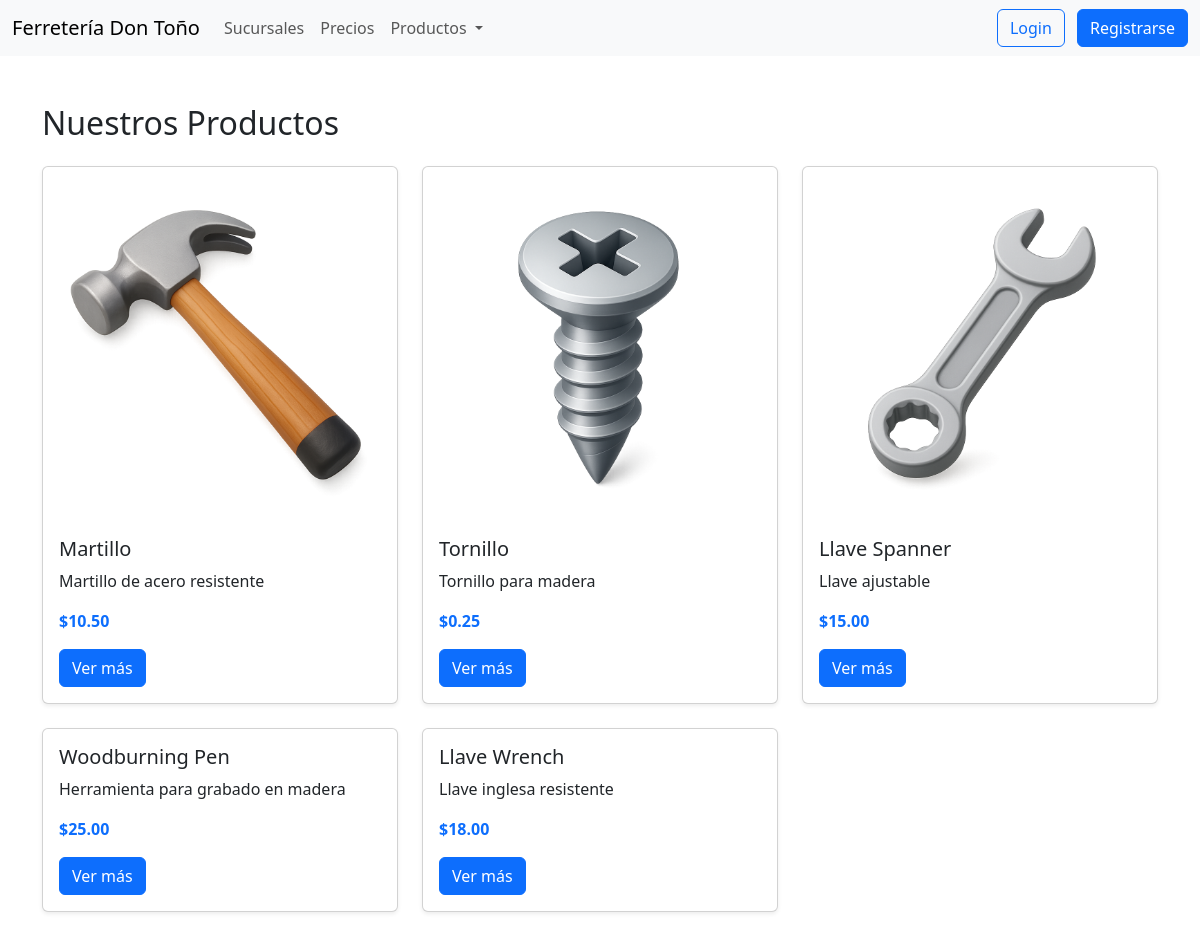
The page /productos.php on the database its author committed.
### tables this page shows
CREATE TABLE `productos` (
  `id` int(11) NOT NULL,
  `nombre` varchar(100) DEFAULT NULL,
  `descripcion` text DEFAULT NULL,
  `precio` decimal(10,2) DEFAULT NULL,
  `categoria` varchar(50) DEFAULT NULL,
  `stock` int(11) DEFAULT NULL,
  `imagen` varchar(255) DEFAULT NULL,
  `imagen2` varchar(255) DEFAULT NULL
);

### productos.php (the view, shortened to what this page needs)
<?php
include("php/conexion.php");
$sql = "SELECT * FROM productos";
$resultado = $conn->query($sql);
?>
<!DOCTYPE html>
<html lang="en">
<head>
    <link rel="stylesheet" href="https://cdnjs.cloudflare.com/ajax/libs/font-awesome/7.0.1/css/all.min.css">
    <link rel="stylesheet" href="styless/style.css">
    <link href="https://cdn.jsdelivr.net/npm/bootstrap@5.3.8/dist/css/bootstrap.min.css" rel="stylesheet">
</head>
<body>
    <?php require_once("components/navbar.php"); ?>
    <div class="container mt-5">
        <h2 class="mb-4">Nuestros Productos</h2>
        <div class="row">
            <?php while($producto = $resultado->fetch_assoc()): ?>
            <div class="col-md-4 mb-4">
                <div class="card h-100 shadow-sm">
                    <img src="img/productos/<?php echo $producto['imagen']; ?>" class="h-100" alt="">
                    <div class="card-body">
                        <h5 class="card-title"><?php echo $producto['nombre']; ?></h5>
                        <p class="card-text">
                            <?php echo $producto['descripcion']; ?>
                        </p>
                        <p class="fw-bold text-primary">
                            $<?php echo $producto['precio']; ?>
                        </p>
                        <a href="#" class="btn btn-primary">Ver más</a>
                    </div>
                </div>
            </div>
            <?php endwhile; ?>
        </div>
    </div>
</body>
</html>

### styless/style.css (style rules this page uses)
* { margin: 0; }

### rows shown on the page
productos: imagen (picture), nombre "Martillo", descripcion "Martillo de acero resistente", precio "10.50"
productos: imagen (picture), nombre "Tornillo", descripcion "Tornillo para madera", precio "0.25"
productos: imagen (picture), nombre "Llave Spanner", descripcion "Llave ajustable", precio "15.00"
productos: nombre "Woodburning Pen", descripcion "Herramienta para grabado en madera", precio "25.00"
productos: nombre "Llave Wrench", descripcion "Llave inglesa resistente", precio "18.00"
